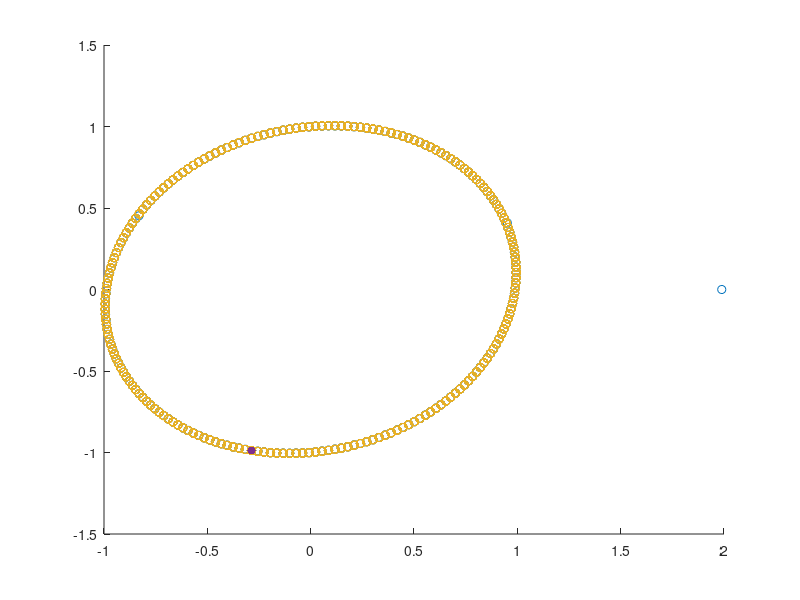
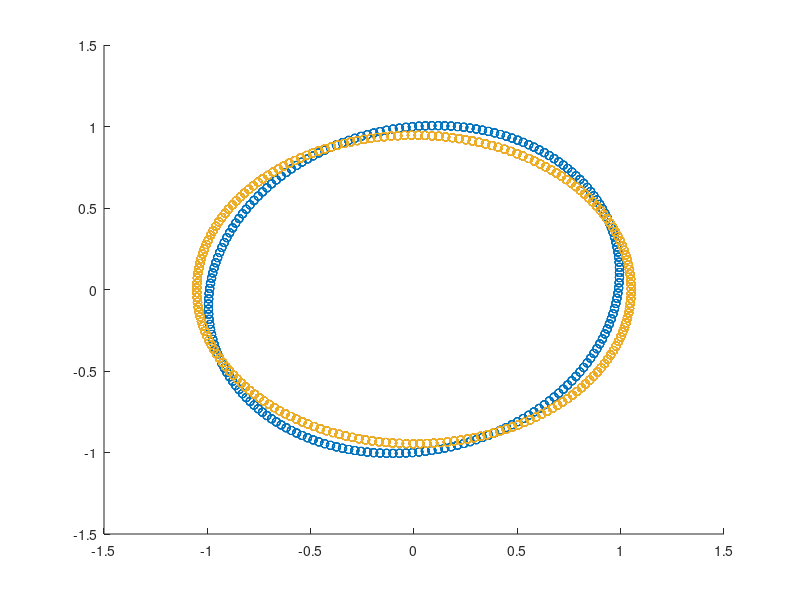

These figures' MATLAB source, in order:
% Frequency of source
freq = 2000;

% Sampling rate
samp_rate = 39.8e3;

% Analong over sample rate
OSR = 16;

% Determine sample rate of simulation
sim_rate = samp_rate*OSR;

% Number of received samples
N = 1024;

% Time axis for simulation data
n = 0:(N*OSR-1);

% Create transmitted signal
x = exp(1i*2*pi*freq/sim_rate*n);

% I/Q Magnitude Imbalance
eps = 0;

% I/Q Phase Imbalance
phi = 6*pi/180;%pi/4; %3*pi/16 + pi;

% Carrier Frequency
fc = 0.3;

% Mix signal to carrier frequency
tx_sig = real(x)*(1+eps).*cos(2*pi*fc*n+phi)-imag(x).*sin(2*pi*fc*n);

% Arbitrary Scale Factor to Simplify Math
tx_sig = tx_sig*2;

% Mix and LPF signal
rx_sig = tx_sig.*exp(-1i*2*pi*fc*n);
h = fir1(31,fc);
rx_sig = filtfilt(h,1,rx_sig);

% Decimate to get back to sampled signal
rx_sig = rx_sig(1:OSR:end);

% Create plot of constellation
figure(1); clf;
scatter(real(rx_sig),imag(rx_sig));
hold on;
scatter(real(rx_sig(15)),imag(rx_sig(15)),'filled')
% xlim([-1.5 1.5])
% ylim([-1.5 1.5])

n = 0;
if (mod(n,2) == 0)
    a1 = sqrt(1+sin(phi));
    a2 = sqrt(1-sin(phi));
else
    a1 = sqrt(1-sin(phi));
    a2 = sqrt(1+sin(phi));
end
b1 = -pi/4;
b2 = -pi/4;
fo = freq/samp_rate;
t = 0:(N-1);
x = a1*cos(2*pi*fo*t+b1) + 1i*a2*sin(2*pi*fo*t+b2);
theta = phi/2+pi/4+n*pi/2;
x = x*exp(1i*theta);
scatter(real(x),imag(x));
scatter(real(x(15)),imag(x(15)),'filled')

% Generate received signal based on formulas stated in homework submission
ar = (1+eps)*cos(phi);
ai = 1i*(1+eps)*sin(phi)+1;
ai_mag = abs(ai);
ai_phase = angle(ai);
f = freq/samp_rate;
x = ar*cos(2*pi*f*(0:999)) + 1i*ai_mag*sin(2*pi*f*(0:999)+ai_phase);

% Create scatter plot with received signal
figure(2); clf;
scatter(real(x),imag(x))
hold on;

% Show form in problem is mathematically equivalent
ai_mag = sqrt(1+(1+eps)^2*sin(phi)^2);
ai_phase = atan((1+eps)*sin(phi));
% x = ar*cos(2*pi*f*(0:999)) + 1i*ai_mag*sin(2*pi*f*(0:999)+ai_phase);
% theta = phi/2+pi/4-3*pi/2
% 0.5*atan2(sin(2*phi),(cos(2*phi)-1))]
n = mod(round(mod(phi/(2*pi),1)*4),4)
% if n == 2
%     n = 0;
% end
n = 0
theta = 0.5*atan(((1+eps)^2*sin(2*phi))/((1+eps)^2*cos(2*phi)-1)) + n*pi/2;
theta = phi/2 + pi/4;
% if (sign(cos(theta)) ~= sign(cos(phi-theta)))
%     error('Bad Rotation Angle');
% end
% theta/pi
t = 0:999;
a1_mag = sqrt((1+eps)^2*cos(phi-theta)^2+sin(theta)^2);
a2_mag = sqrt((1+eps)^2*sin(phi-theta)^2+cos(theta)^2);
a1_phase = atan2(-sin(theta),(1+eps)*cos(phi-theta))
a2_phase = atan2((1+eps)*sin(phi-theta),cos(theta))
x = a1_mag*cos(2*pi*f*t+a1_phase) + 1i*a2_mag*sin(2*pi*f*t+a2_phase);
% x = x*exp(1i*theta);
% x = sqrt(1+2*(1+eps)*cos*cos(phi-theta)*cos(2*pi*f*(0:999))+
scatter(real(x),imag(x))
% xlim([-1.5 1.5])
% ylim([-1.5 1.5])
% x = a1_mag*cos(2*pi*f*t+a1_phase) + 1i*a2_mag*sin(2*pi*f*t+a1_phase);
scatter(real(x),imag(x))
